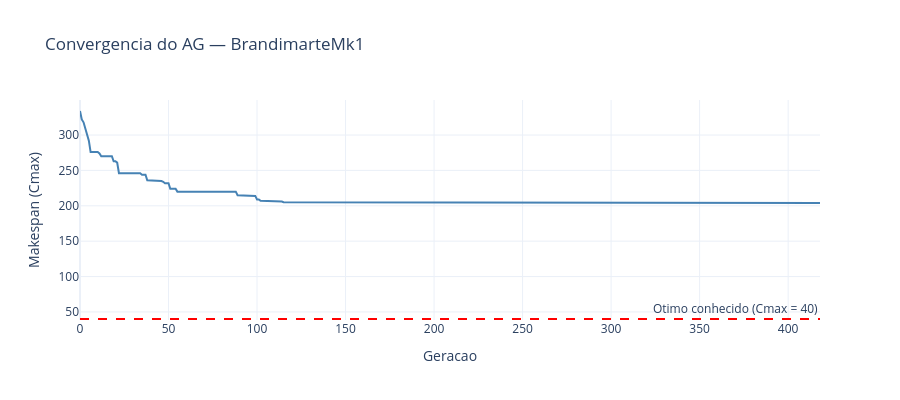

Notebook code for this chart:
### Code cell
import plotly.graph_objects as go

fig = go.Figure()
fig.add_trace(go.Scatter(
    x=list(range(len(history))),
    y=history,
    mode='lines',
    name='Melhor makespan por geracao',
    line=dict(color='steelblue', width=2)
))
fig.add_hline(
    y=40, line_dash='dash', line_color='red',
    annotation_text='Otimo conhecido (Cmax = 40)',
    annotation_position='top right'
)
fig.update_layout(
    title='Convergencia do AG — BrandimarteMk1',
    xaxis_title='Geracao',
    yaxis_title='Makespan (Cmax)',
    height=400,
    template='plotly_white',
)
fig.show()

### Figure 1 — Plotly figure (JSON) as saved in the notebook; plotly's stock layout.template omitted (floating-point values rounded to 4 significant figures; data arrays with more than 128 entries replaced by an {"elided": "..."} marker saying what was removed)
{"data": [{"line": {"color": "steelblue", "width": 2}, "mode": "lines", "name": "Melhor makespan por geracao", "type": "scatter", "x": {"elided": "419 int values"}, "y": {"elided": "419 int values"}}], "layout": {"annotations": [{"showarrow": false, "text": "Otimo conhecido (Cmax = 40)", "x": 1, "xanchor": "right", "xref": "x domain", "y": 40, "yanchor": "bottom", "yref": "y"}], "height": 400, "shapes": [{"line": {"color": "red", "dash": "dash"}, "type": "line", "x0": 0, "x1": 1, "xref": "x domain", "y0": 40, "y1": 40, "yref": "y"}], "title": {"text": "Convergencia do AG — BrandimarteMk1"}, "xaxis": {"title": {"text": "Geracao"}}, "yaxis": {"title": {"text": "Makespan (Cmax)"}}}}
